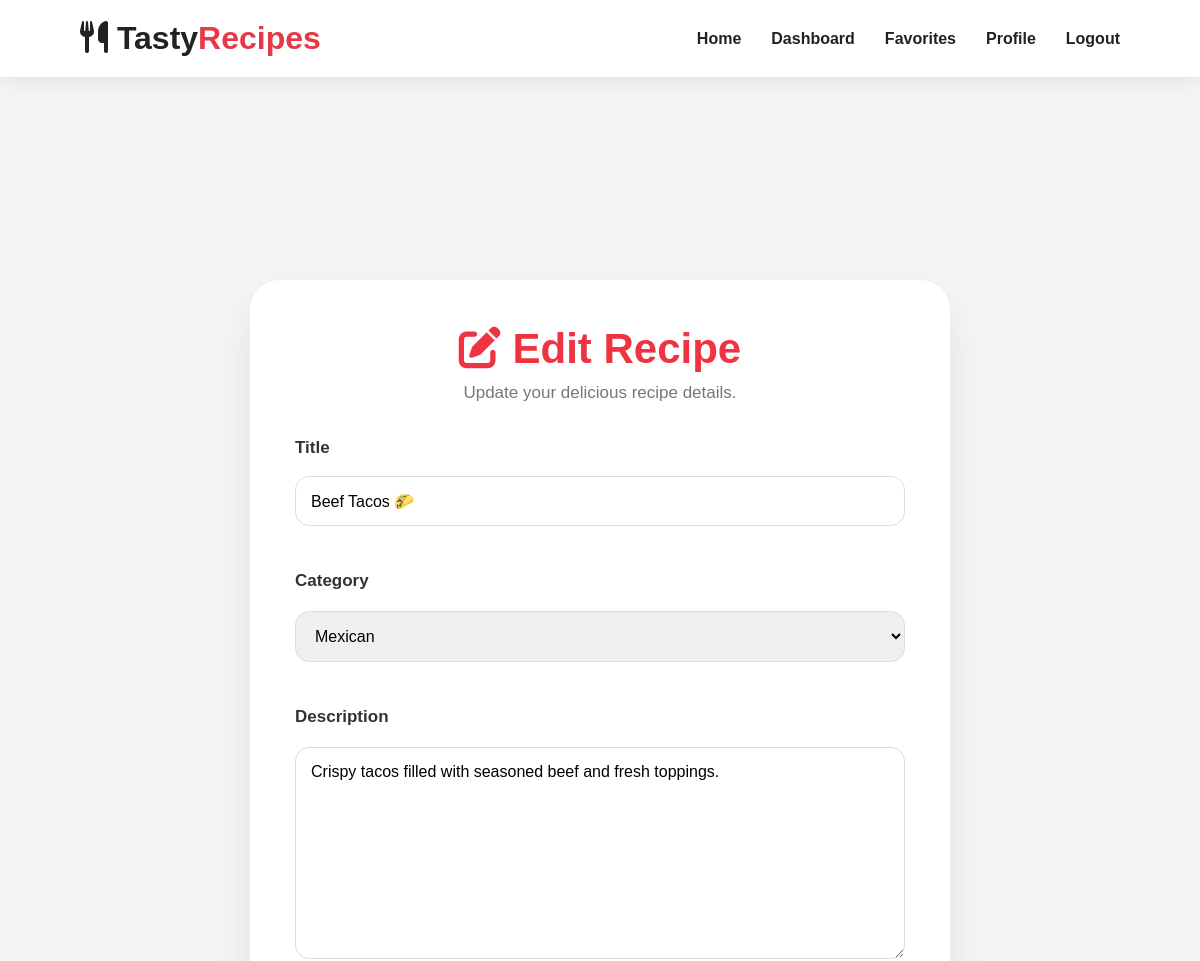
The app's page /edit/3/ (signed in, upper part), older data.
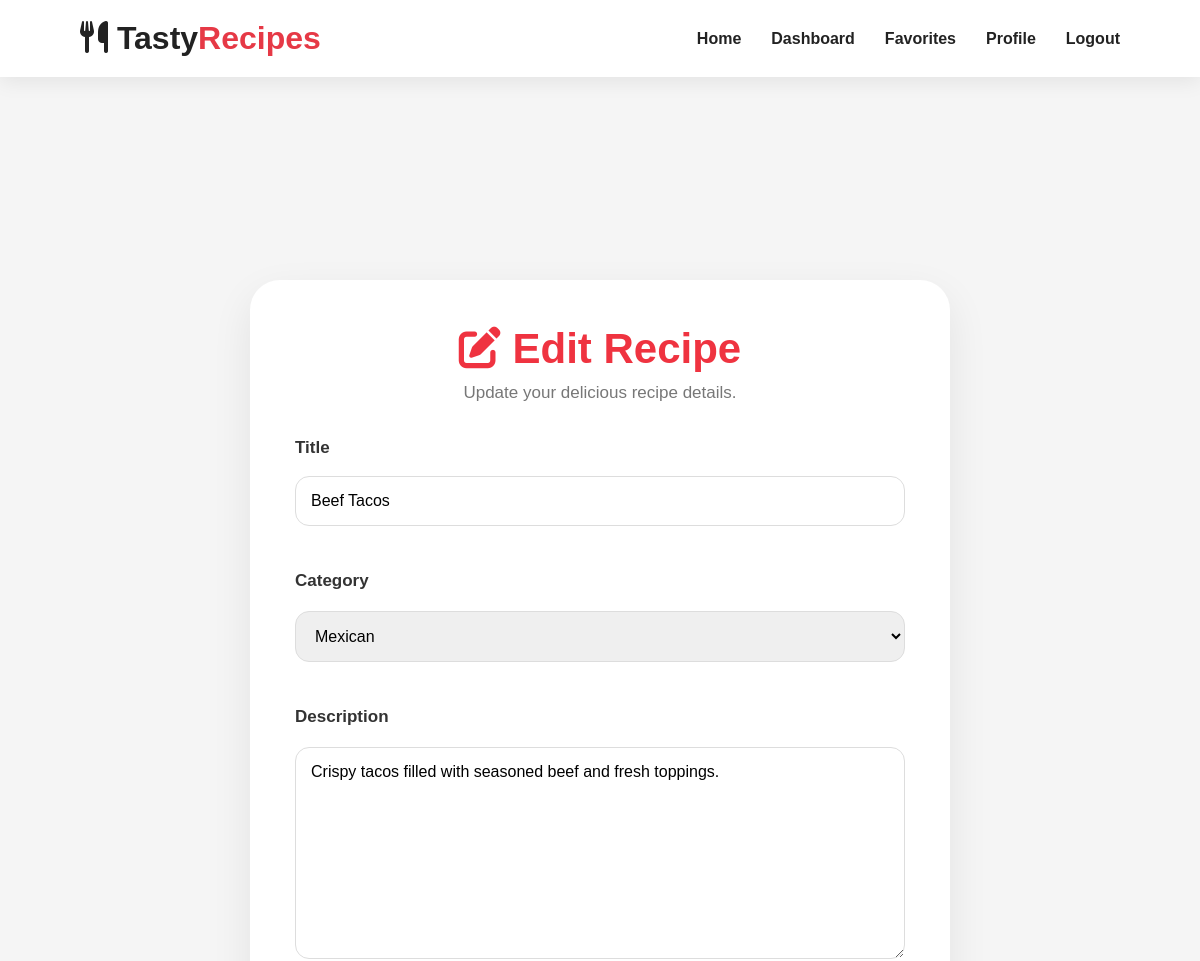
The same page, newer data.
### recipes/models.py (models this page shows, shortened)
class Recipe(models.Model):
    user = models.ForeignKey(
        User,
        on_delete=models.CASCADE
    )
    title = models.CharField(max_length=200)
    category = models.ForeignKey(
        Category,
        on_delete=models.SET_NULL,
        null=True
    )
    description = models.TextField()
    ingredients = models.TextField()
    instructions = models.TextField()
    image = models.ImageField(
        upload_to='recipes/',
        blank=True,
        null=True
    )
    created_at = models.DateTimeField(
        auto_now_add=True
    )

### recipes/views.py (the view, shortened to what this page needs)
@login_required
def edit_recipe(request, id):
    recipe = Recipe.objects.get(id=id)
    form = RecipeForm(instance=recipe)
    return render(
        request,
        'edit_recipe.html',
        {'form': form}
    )

### recipes/models.py (called while the page is built)
    def __str__(self):
        return self.name

### templates/edit_recipe.html (shortened to what this page needs)
{% extends 'base.html' %}
{% block content %}
<div class="form-page">
    <div class="form-container">
        <div class="form-header">
            <h1>
                <i class="fas fa-pen-to-square"></i>
                Edit Recipe
            </h1>
            <p>Update your delicious recipe details.</p>
        </div>
        <form method="POST" enctype="multipart/form-data">
            <div class="form-group">
                <label>Title</label>
                {{ form.title }}
            </div>
            <div class="form-group">
                <label>Category</label>
                {{ form.category }}
            </div>
            <div class="form-group">
                <label>Description</label>
                {{ form.description }}
            </div>
        </form>
    </div>
</div>
{% endblock %}

Row changes from the older to the newer data that the page shows:
changed Recipe "Mexican": title "Beef Tacos 🌮" → "Beef Tacos"
